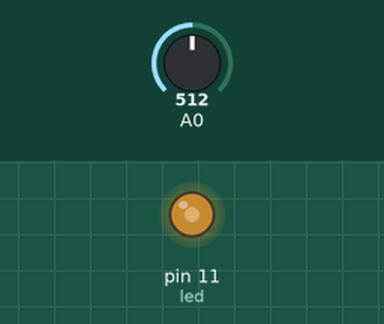
Simulated run of this sketch. Board: Arduino Uno, built with avr-gcc and run on an emulated ATmega328P. Shown: output pins drawn as LEDs (lit = HIGH). The inputs (shaded band) are chosen by the test bench; at power-on: A0 = 512.

Above: at 1.2 s.
1.3 s: A0 set to 716
At 1.7 s:
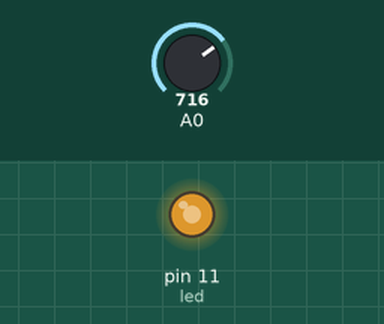
2.8 s: A0 set to 900
At 4.0 s:
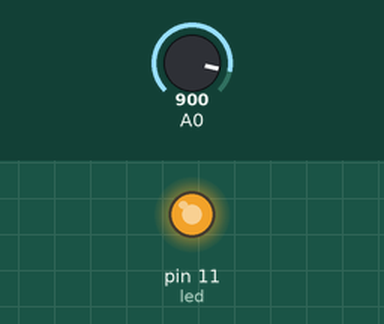
4.3 s: A0 set to 122
At 5.2 s:
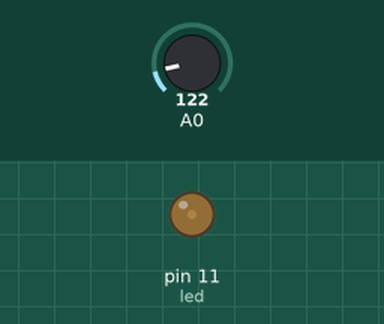
5.8 s: A0 set to 0
At 6.4 s:
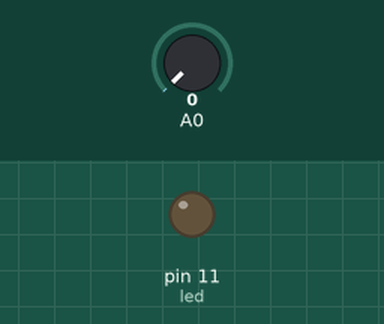
Timing chart, 0 to 8.3 s (numbered marks = the images above; inputs shaded):
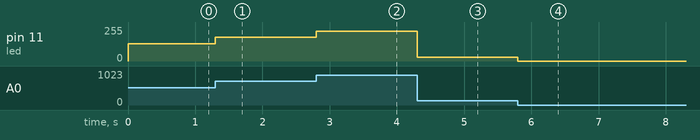

The sketch:

dimmer.ino
```cpp
/*
 * dimmer
 */

int led = 11;

void setup(void)
{
}

void loop(void)
{
  analogWrite(led,analogRead(A0)/4);
}
```

Measured:
- after the input at 1.3 s, pin 11 (led): 128/255 → 179/255 at once
- after the input at 2.8 s, pin 11 (led): 179/255 → 225/255 at once
- after the input at 4.3 s, pin 11 (led): 225/255 → 30/255 at once
- after the input at 5.8 s, pin 11 (led): 30/255 → 0/255 at once
